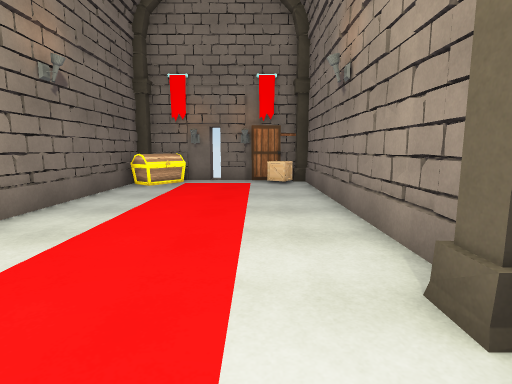
View 1 (above)

17 first-person views from a walk through a scene from a Unity 3-D project. The camera is 1.3 m above the floor, tilts 8° down and sees 80° across. The floor is counted in squares, 1 m on a side. Each view is taken from the middle of a square. On the plan, view 1 faces up. The plan holds only what a view shows up to about 14 squares ahead; the rest is blank. The player is left out. Some surface patterns are stand-ins.

View 2
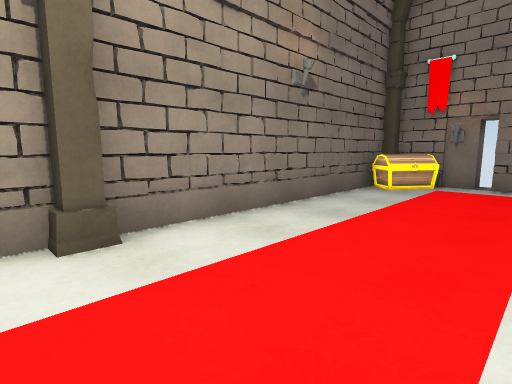

View 3
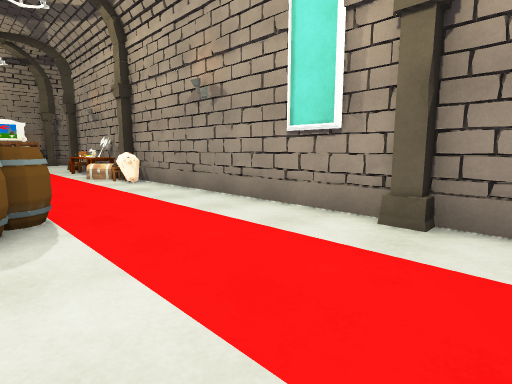

View 4
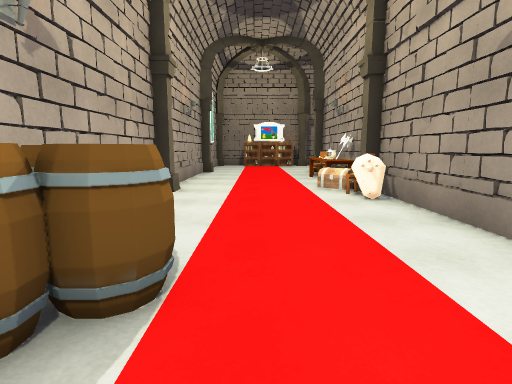

View 5
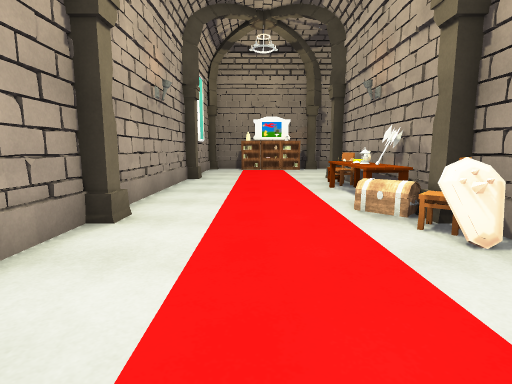

View 6
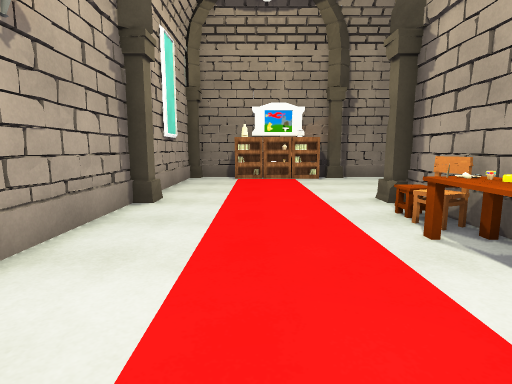

View 7
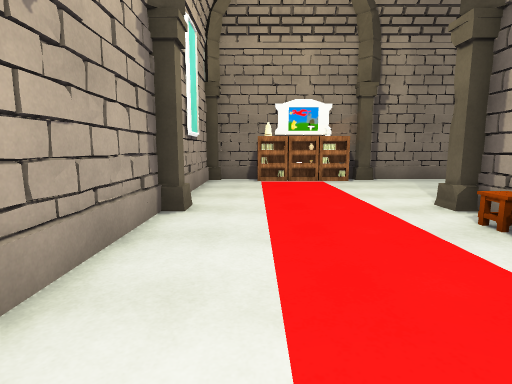

View 8
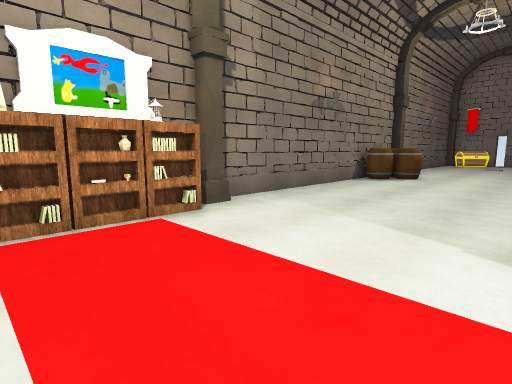

View 9
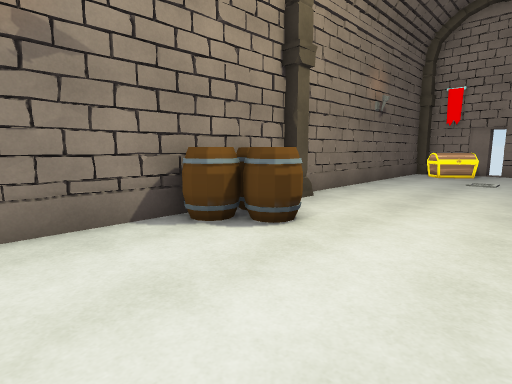

View 10
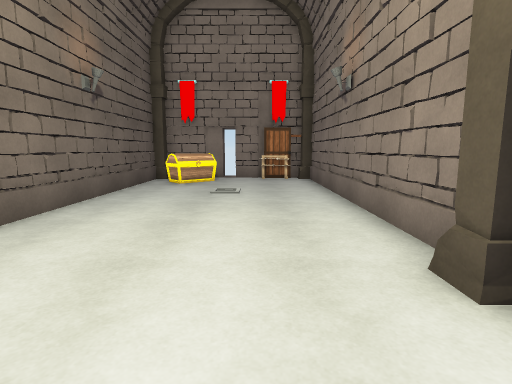

View 11
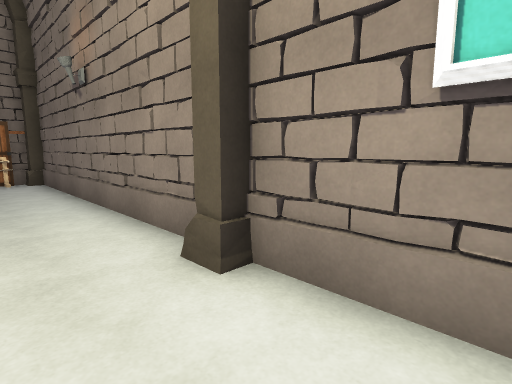

View 12
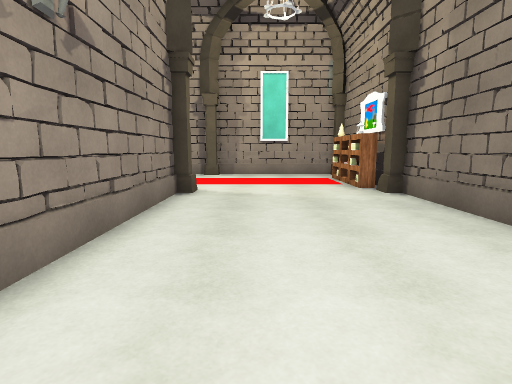

View 13
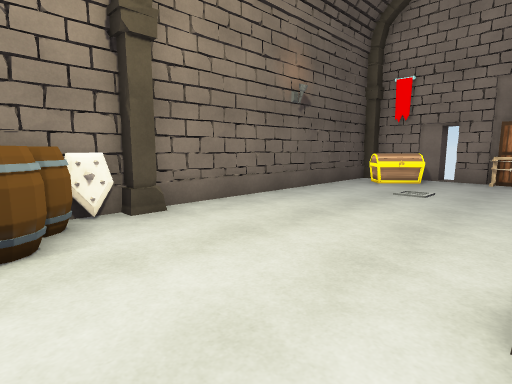

View 14
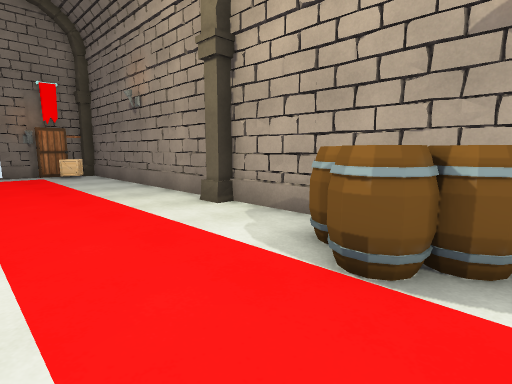

View 15
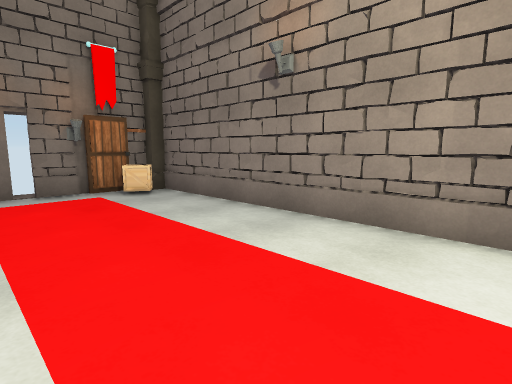

View 16
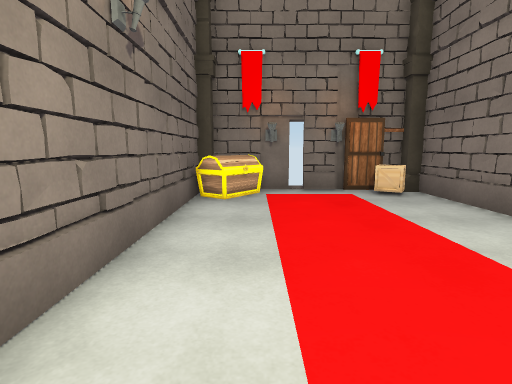

View 17
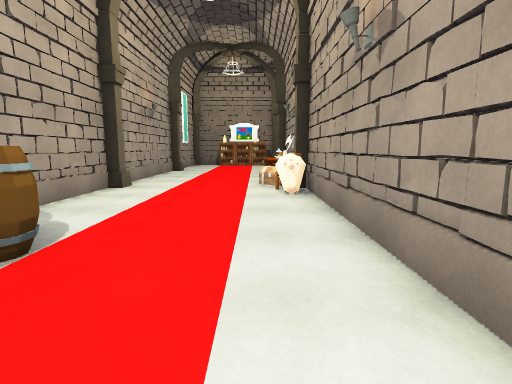

### Floor plan
Points are (right, up) in squares from view 1. A wall is a line through its corners. A room is listed if a view was taken in it or the views show most of it. See-through windows are left out.
Room 1 (views 1, 2, 3, 4, 5, 6, 7, 8, 9, 10, 11, 12, 13, 14, 15, 16, 17)
walls: (-5.5, -17.6) (-11.3, -17.6); (2.1, -17.5) (2.1, 12.5); (-14.1, -17.6) (-27.4, -17.6); (-0.6, -23.5) (0, -23.5); (-3.8, -24.1) (-3.8, -23.5) (-3.4, -23.5); (-0.1, -24.5) (1.6, -24.5); (2.1, -24.1) (2.1, -19.1); (-12.2, -24.2) (-12.1, -24.7); (-21.3, -17.3) (-21.4, -17.8); (-4.8, 12.5) (-4.8, -17.5); (-1.9, 12.8) (-2.6, 12.8); (-27.9, -19.4) (-27.9, -21); (-0.5, 12.8) (-1.5, 12.8); (1.1, 12.6) (0.4, 12.6); (1.8, 12.8) (1, 12.8); (-27.9, -21.5) (-27.9, -24.1); (-27.5, -24.5) (-2.5, -24.5)
ways out: gap at (-28, -21)
objects: other object (-28, -19) to (-27, -19); column (-28, -18); other object (-27, -23) to (-26, -22); column (-17, -24); column (-17, -18); shield (-16, -24); barrel (-15, -24) to (-14, -23); barrel (-14, -23) to (-14, -22); barrel (-13, -24); column (-5, -24); column (-5, -18) to (-4, -18); column (-5, 2) to (-4, 2); other object (-4, -16); chair (-4, -15); other object (-4, -14); other object (-4, -13); axe (-4, -12); chest (-4, -11) to (-3, -10); column (-4, -10); chair (-4, -9); shield (-4, -8); other object (-4, 11) to (-3, 12); column (-4, 13); other object (-3, -24); other object (-3, -23); other object (-3, -14); other object (-3, 13); bookshelf (-2, -24); other object (-1, -24); other object (0, -23); barrel (0, -4) to (1, -3); barrel (0, -2) to (1, -1); other object (1, 12); column (2, -18); column (2, -10); column (2, 2)

Positions as (right, up) in squares from view 1, and headings:
1: (0, 0), facing up
2: (0, 1), facing up-left
3: (1, 4), facing down-left
4: (-1, 0), facing down
5: (-1, -4), facing down
6: (-1, -10), facing down
7: (0, -11), facing down
8: (0, -18), facing down-left
9: (-10, -19), facing down-left
10: (-14, -20), facing left
11: (-14, -20), facing up-left
12: (-14, -20), facing right
13: (-14, -18), facing down-left
14: (-3, -4), facing up-right
15: (-3, 3), facing up-right
16: (-3, 3), facing up
17: (-3, 1), facing down
